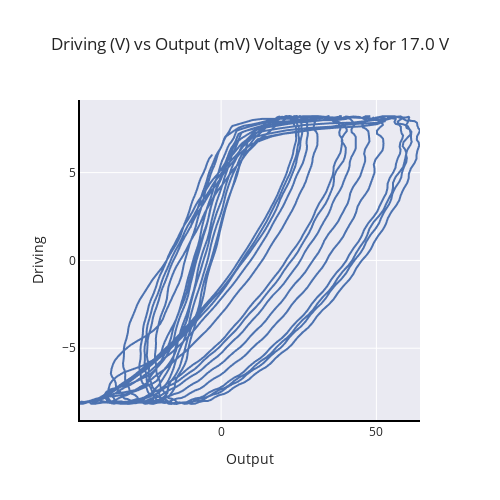

The notebook cell saved with this chart:
### Code cell
asdf = 68

#for i in range (len(folders)):
#    asdf = i
get_plot(file_path_ls_2[asdf], folders[asdf])

### Figure 1 — Plotly figure (JSON) as saved in the notebook; plotly's stock layout.template omitted (floating-point values rounded to 4 significant figures; data arrays with more than 128 entries replaced by an {"elided": "..."} marker saying what was removed)
{"data": [{"hovertemplate": "Output=%{x}<br>Driving=%{y}<extra></extra>", "legendgroup": "", "line": {"color": "rgb(76,114,176)", "dash": "solid"}, "mode": "lines", "name": "", "showlegend": false, "type": "scattergl", "x": {"elided": "2016 float values"}, "xaxis": "x", "y": {"elided": "2016 float values"}, "yaxis": "y"}], "layout": {"height": 500, "legend": {"tracegroupgap": 0}, "title": {"text": "Driving (V) vs Output (mV) Voltage (y vs x) for 17.0 V"}, "width": 500, "xaxis": {"anchor": "y", "domain": [0, 1], "linecolor": "black", "linewidth": 2, "showline": true, "title": {"text": "Output"}}, "yaxis": {"anchor": "x", "domain": [0, 1], "linecolor": "black", "linewidth": 2, "showline": true, "title": {"text": "Driving"}}}}
